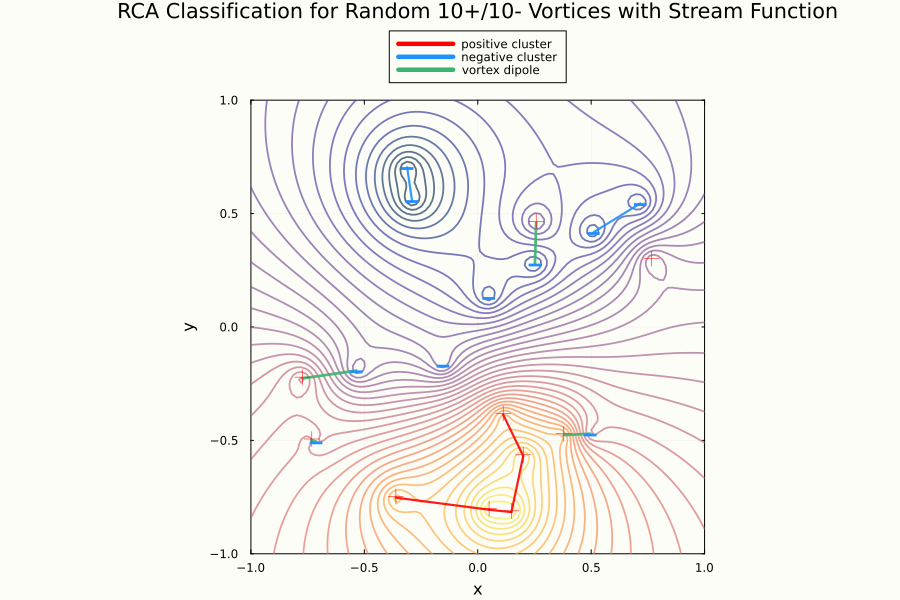

Source code (Julia):
using Random
using VortexDistributions
using Plots

include("rca_plot_helpers.jl")

Random.seed!(31)

Lx = 2.0
Ly = 2.0
Nplus = 10
Nminus = 10

function random_vortices(n, charge; Lx = 2.0, Ly = 2.0, margin = 0.12)
    xs = rand(n) .* (Lx - 2margin) .- (Lx / 2 - margin)
    ys = rand(n) .* (Ly - 2margin) .- (Ly / 2 - margin)
    return PointVortex.(xs, ys, fill(charge, n))
end

vortices = vcat(
    random_vortices(Nplus, 1; Lx = Lx, Ly = Ly),
    random_vortices(Nminus, -1; Lx = Lx, Ly = Ly),
)

result = RCA.recursive_cluster_algorithm(vortices, Lx, Ly)
labels, colors = classify_vortices(vortices, result)

plot_path = joinpath(@__DIR__, "rca_random_example.png")
plt = plot_rca_example(
    vortices,
    result,
    labels,
    colors;
    Lx = Lx,
    Ly = Ly,
    title = "RCA Classification for Random 10+/10- Vortices with Stream Function",
)
savefig(plt, plot_path)

println("Random seed: 31")
println("Total vortices: ", length(vortices), " (", Nplus, " positive, ", Nminus, " negative)")
print_rca_summary(result, plot_path)
